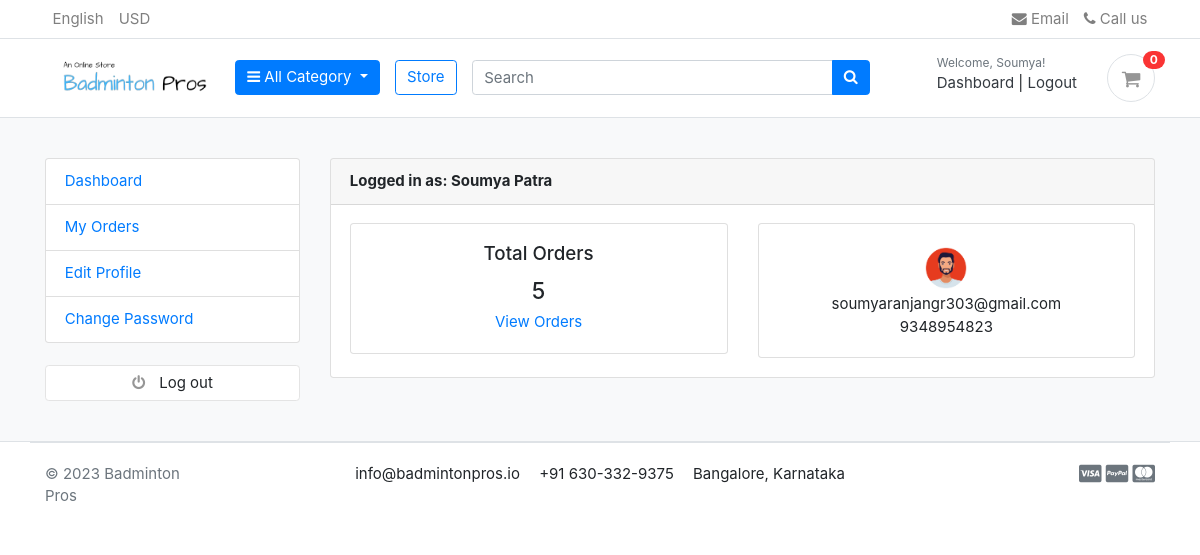
Screenshot of /accounts/dashboard/ (signed in) with the database file from the repository.
### accounts/models.py (models this page shows, shortened)
class Account(AbstractBaseUser):
    first_name = models.CharField(max_length=50)
    last_name = models.CharField(max_length=50)
    username = models.CharField(max_length=50, unique=True)
    email = models.EmailField(max_length=100, unique=True)
    phone_number = models.CharField(max_length=50)
    date_joined = models.DateTimeField(auto_now_add=True)
    last_login = models.DateTimeField(auto_now_add=True)
    is_admin = models.BooleanField(default=False)
    is_staff = models.BooleanField(default=False)
    is_active = models.BooleanField(default=False)
    is_superadmin = models.BooleanField(default=False)
    USERNAME_FIELD = 'email'
    REQUIRED_FIELDS = ['username', 'first_name', 'last_name']
    objects = MyAccountManager()
    def full_name(self):
        return f"{self.first_name} {self.last_name}"

class UserProfile(models.Model):
    user = models.OneToOneField(Account, on_delete=models.CASCADE)
    address_line_1 = models.CharField(max_length=500, blank=True)
    address_line_2 = models.CharField(max_length=500, blank=True)
    profile_picture = models.ImageField(blank=True, upload_to="userprofile")
    city = models.CharField(max_length=20, blank=True)
    state = models.CharField(max_length=20, blank=True)
    country = models.CharField(max_length=20, blank=True)

### accounts/views.py (the view)
# urls.py: path("dashboard/", views.dashboard, name="dashboard"),
@login_required(login_url='login')
def dashboard(request):
    orders = Order.objects.order_by("-created_at").filter(user_id=request.user.id, is_ordered=True)
    orders_count = orders.count()
    userprofile = UserProfile.objects.get(user_id=request.user.id)
    context = {
        'orders_count': orders_count,
        'userprofile': userprofile,
    }
    return render(request, 'accounts/dashboard.html', context)

### carts/context_processors.py (called while the page is built)
def counter(request):
    cart_count = 0
    if 'admin' in request.path:
        return {}
    else:
        try:
            cart = Cart.objects.filter(cart_id=_cart_id(request))
            if request.user.is_authenticated:
                cart_items = CartItem.objects.all().filter(user=request.user)
            else:
                cart_items = CartItem.objects.all().filter(cart=cart[:1])
            for cart_item in cart_items:
                cart_count += cart_item.quantity
        except Cart.DoesNotExist:
            cart_count = 0
    return dict(cart_count=cart_count)

### carts/views.py (called while the page is built)
def _cart_id(request):
    cart = request.session.session_key
    if not cart:
        cart = request.session.create()
    return cart

### category/context_processors.py (called while the page is built)
def menu_links(request):
    links = Category.objects.all()
    return dict(links=links)

### category/models.py (called while the page is built)
    def get_url(self):
        return reverse('products_by_category', args=[self.slug])

### templates/accounts/dashboard.html (shortened to what this page needs)
{% extends 'base.html' %} {% block content %}
<section class="section-conten padding-y bg">
	<div class="container">
		<div class="row">
			{% include 'includes/dashboard_sidebar.html' %}
			<main class="col-md-9">
				<article class="card">
					<header class="card-header">
						<strong class="d-inline-block mr-3">Logged in as: {{ user.full_name }}</strong>
					</header>
					<div class="card-body">
						<div class="row">
							<div class="col-md-6">
								<div class="card" style="text-align: center;">
									<div class="card-body">
										<h5 class="card-title">Total Orders</h5>
										<h4>{{ orders_count }}</h4>
										<a href="{% url 'my_orders' %}">View Orders</a>
									</div>
								</div>
							</div>
							<div class="col-md-6">
								<div class="card" style="text-align: center;">
									<div class="card-body">
										<img src="{{ userprofile.profile_picture.url }}" alt="User Profile Picture" width="50" height="50" style="border-radius: 50%;">
										<p class="mb-0">{{ user.email }}</p>
										<p>{{ user.phone_number }}</p>
									</div>
								</div>
							</div>
						</div>
					</div>
				</article>
			</main>
		</div>
	</div>
</section>
{% endblock %}

### templates/includes/navbar.html (shortened to what this page needs)
{% load static %}
<header class="section-header">
	<nav class="navbar p-md-0 navbar-expand-sm navbar-light border-bottom">
		<div class="container">
			<div class="collapse navbar-collapse" id="navbarTop4">
				<ul class="navbar-nav mr-auto">
					<li class="nav-item dropdown">
						<a href="#" class="nav-link"> English </a>
					</li>
					<li class="nav-item dropdown">
						<a href="#" class="nav-link"> USD </a>
					</li>
				</ul>
				<ul class="navbar-nav">
					<li>
						<a href="#" class="nav-link">
							<i class="fa fa-envelope"></i> Email
						</a>
					</li>
					<li>
						<a href="#" class="nav-link">
							<i class="fa fa-phone"></i> Call us
						</a>
					</li>
				</ul>
			</div>
		</div>
	</nav>
	<section class="header-main border-bottom">
		<div class="container">
			<div class="row align-items-center">
				<div class="col-lg-2 col-md-3 col-6">
					<a href="{% url 'home' %}" class="brand-wrap">
						<img class="logo" src="{% static './images/logo.png' %}" width="180" height="100" />
					</a>
				</div>
				<div class="col-lg col-sm col-md col-6 flex-grow-0">
					<div class="category-wrap dropdown d-inline-block float-right">
						<button
							type="button"
							class="btn btn-primary dropdown-toggle"
							data-toggle="dropdown">
							<i class="fa fa-bars"></i> All Category
						</button>
					</div>
				</div>
				<a href="{% url 'store' %}" class="btn btn-outline-primary">Store</a>
				<div class="col-lg col-md-6 col-sm-12 col">
					<form action="{% url 'search' %}" class="search" method="post">
						<div class="input-group w-100">
							<input
								type="text"
								class="form-control"
								style="width: 60%"
								placeholder="Search"
								name="keyword"
								required 	/>
							<div class="input-group-append">
								<button class="btn btn-primary" type="submit">
									<i class="fa fa-search"></i>
								</button>
							</div>
						</div>
					</form>
				</div>
				<div class="col-lg-3 col-sm-6 col-8 order-2 order-lg-3">
					<div class="d-flex justify-content-end mb-3 mb-lg-0">
						{% if user.id is None %}
						<div class="widget-header">
							<small class="title text-muted">Welcome guest!</small>
							<div>
								<a href="{% url 'login' %}">Sign in</a>
								<span class="dark-transp"> | </span>
								<a href="{% url 'register' %}"> Register</a>
							</div>
						</div>
						{% else %}
						<div class="widget-header">
							<small class="title text-muted">Welcome, {{ user.first_name|title }}!</small>
							<div>
								<a href="{% url 'dashboard' %}">Dashboard</a>
								<span class="dark-transp"> | </span>
								<a href="{% url 'logout' %}"> Logout</a>
							</div>
						</div>
						{% endif %}
						<a href="{% url 'cart' %}" class="widget-header pl-3 ml-3">
							<div class="icon icon-sm rounded-circle border">
								<i class="fa fa-shopping-cart"></i>
							</div>
							<span class="badge badge-pill badge-danger notify">{{ cart_count }}</span>
						</a>
					</div>
				</div>
			</div>
		</div>
	</section>
</header>

### static/css/ui.css (style rules this page uses)
html { font-family: "Inter", sans-serif; font-size: 15px; }
.icon-xs, .icon-sm, .icon-md, .icon-lg { display: inline-block; text-align: center; flex-shrink: 0; flex-grow: 0; }
.icon-sm { width: 48px; height: 48px; line-height: 48px !important; font-size: 20px; }
.padding-y { padding-top: 40px; padding-bottom: 40px; }
article:after, .form-group:after { display: block; clear: both; content: ""; }
.bg { background-color: #f8f9fa; }
p:last-child { margin-bottom: 0; }
.header-main { position: relative; padding-top: 1rem; padding-bottom: 1rem; }
.brand-wrap .logo, .navbar-brand .logo { margin-right: 7px; max-height: 42px; display: inline-block; }
.widget-header { display: inline-block; vertical-align: middle; position: relative; }
.widget-header a { color: #343a40; }
.widget-header i { color: #969696; }
.widget-header .title { display: block; }
.widget-header .notify { position: absolute; top: -3px; right: -10px; }
.notify { position: absolute; top: -4px; right: -10px; display: inline-block; padding: 0.25em 0.6em; font-size: 12px; line-height: 1; text-align: center; border-radius: 3rem; color: #fff; background-color: #fa3434; }

### rows the page displays
Account: first_name "Soumya", full_name "Soumya Patra", email "soumyaranjangr303@gmail.com", phone_number "9348954823"
UserProfile: profile_picture (picture)

### other values shown
{{ cart_count }} "0"
{{ orders_count }} "5"
